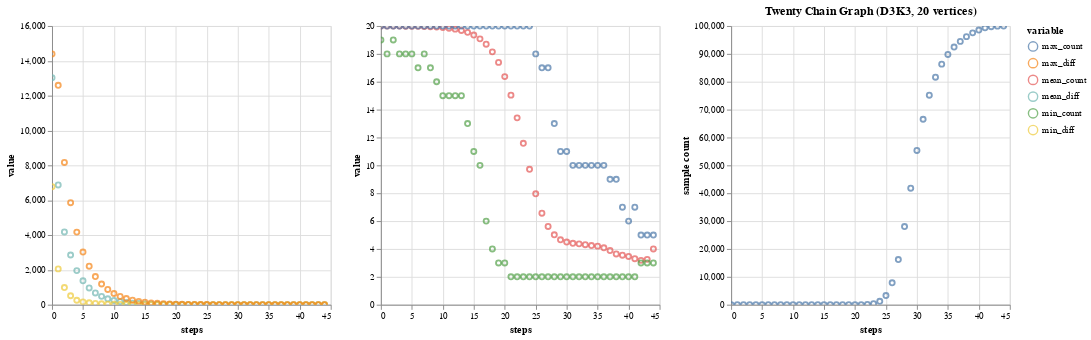

The notebook cell saved with this chart:
### Markdown cell above
### Twenty Chain Graph

### Code cell
twenty = runGraph("twenty", "Twenty Chain Graph (D3K3, 20 vertices)")
plotGraph(twenty)

### Figure 1 — Vega-Lite specification as saved in the notebook (floating-point values rounded to 4 significant figures; data arrays with more than 128 entries replaced by an {"elided": "..."} marker saying what was removed)
{"config": {"view": {"continuousWidth": 300, "continuousHeight": 300}}, "hconcat": [{"data": {"name": "data-ec67c25dba402835044bbf72063db555"}, "mark": {"type": "point", "tooltip": true}, "encoding": {"color": {"field": "variable", "type": "nominal"}, "x": {"field": "steps", "type": "quantitative"}, "y": {"field": "value", "type": "quantitative"}}, "name": "view_4"}, {"data": {"name": "data-2a947bf23099f8b250f027e34b528d20"}, "mark": {"type": "point", "tooltip": true}, "encoding": {"color": {"field": "variable", "type": "nominal"}, "x": {"field": "steps", "type": "quantitative"}, "y": {"field": "value", "type": "quantitative"}}, "name": "view_5"}, {"data": {"name": "data-e34fe85954f973385b4fff848ab511db"}, "mark": {"type": "point", "tooltip": true}, "encoding": {"x": {"field": "steps", "type": "quantitative"}, "y": {"field": "sample count", "type": "quantitative"}}, "name": "view_6", "title": "Twenty Chain Graph (D3K3, 20 vertices)"}], "params": [{"name": "param_4", "select": {"type": "interval", "encodings": ["x", "y"]}, "bind": "scales", "views": ["view_4"]}, {"name": "param_5", "select": {"type": "interval", "encodings": ["x", "y"]}, "bind": "scales", "views": ["view_5"]}, {"name": "param_6", "select": {"type": "interval", "encodings": ["x", "y"]}, "bind": "scales", "views": ["view_6"]}], "$schema": "https://vega.github.io/schema/vega-lite/v5.20.1.json", "datasets": {"data-ec67c25dba402835044bbf72063db555": {"elided": "135 records"}, "data-2a947bf23099f8b250f027e34b528d20": {"elided": "135 records"}, "data-e34fe85954f973385b4fff848ab511db": [{"steps": 0, "sample count": 0}, {"steps": 1, "sample count": 0}, {"steps": 2, "sample count": 0}, {"steps": 3, "sample count": 0}, {"steps": 4, "sample count": 0}, {"steps": 5, "sample count": 0}, {"steps": 6, "sample count": 0}, {"steps": 7, "sample count": 0}, {"steps": 8, "sample count": 0}, {"steps": 9, "sample count": 0}, {"steps": 10, "sample count": 0}, {"steps": 11, "sample count": 0}, {"steps": 12, "sample count": 0}, {"steps": 13, "sample count": 0}, {"steps": 14, "sample count": 0}, {"steps": 15, "sample count": 0}, {"steps": 16, "sample count": 0}, {"steps": 17, "sample count": 0}, {"steps": 18, "sample count": 0}, {"steps": 19, "sample count": 0}, {"steps": 20, "sample count": 0}, {"steps": 21, "sample count": 8}, {"steps": 22, "sample count": 81}, {"steps": 23, "sample count": 373}, {"steps": 24, "sample count": 1215}, {"steps": 25, "sample count": 3281}, {"steps": 26, "sample count": 7875}, {"steps": 27, "sample count": 16191}, {"steps": 28, "sample count": 28037}, {"steps": 29, "sample count": 41796}, {"steps": 30, "sample count": 55347}, {"steps": 31, "sample count": 66546}, {"steps": 32, "sample count": 75176}, {"steps": 33, "sample count": 81635}, {"steps": 34, "sample count": 86322}, {"steps": 35, "sample count": 89813}, {"steps": 36, "sample count": 92461}, {"steps": 37, "sample count": 94487}, {"steps": 38, "sample count": 96186}, {"steps": 39, "sample count": 97538}, {"steps": 40, "sample count": 98560}, {"steps": 41, "sample count": 99334}, {"steps": 42, "sample count": 99753}, {"steps": 43, "sample count": 99953}, {"steps": 44, "sample count": 99996}]}}
